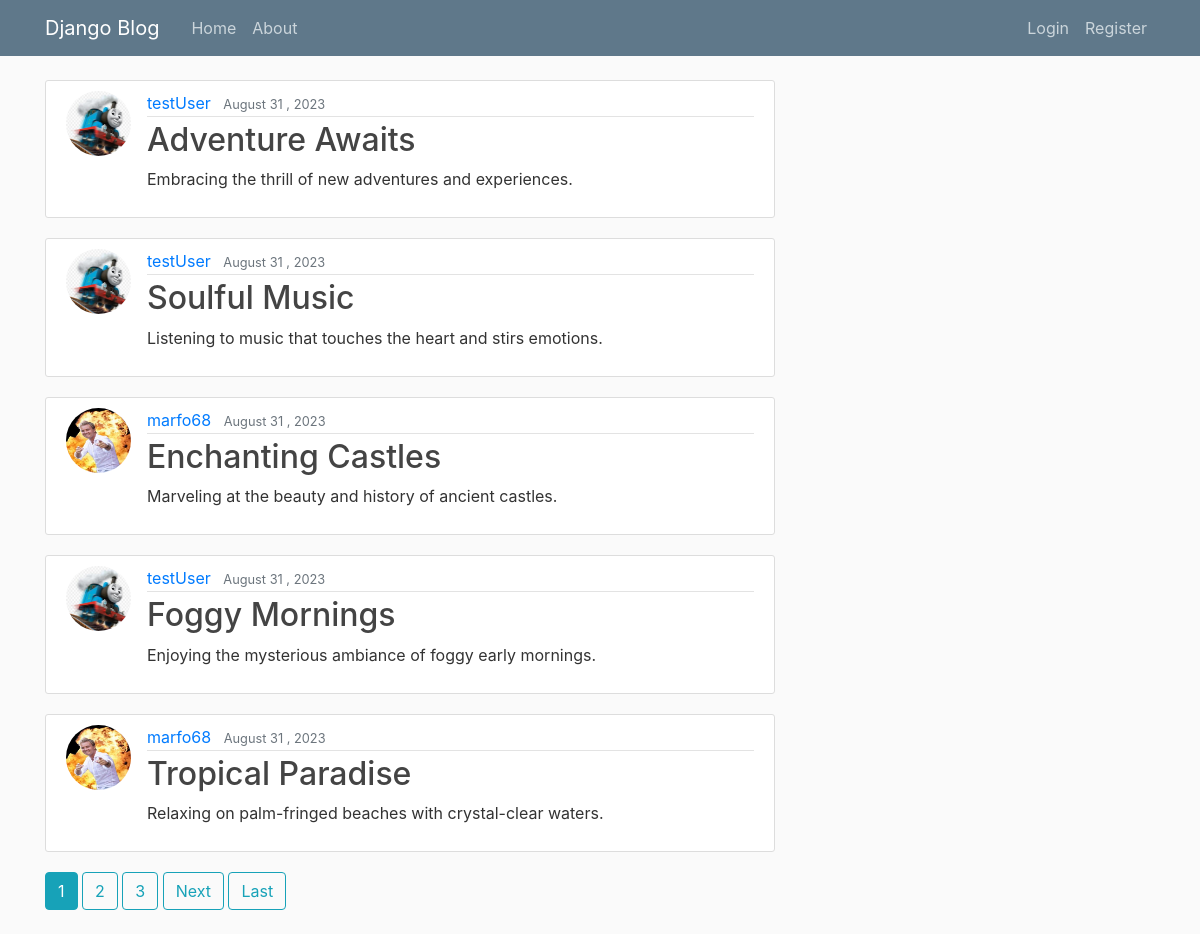
The page / on the database its author committed.
### blog/models.py (models this page shows, shortened)
class Post(models.Model):
    title = models.CharField(max_length=100)
    content = models.TextField()
    date_posted = models.DateTimeField(default=timezone.now)
    author = models.ForeignKey(User, on_delete=models.CASCADE)

### users/models.py (models this page shows, shortened)
class Profile(models.Model):
    user = models.OneToOneField(User, on_delete=models.CASCADE)
    image = models.ImageField(default='default.jpg', upload_to='profile_pics')

### blog/views.py (the view)
# urls.py: path('', PostListView.as_view(), name='blog-home'),
class PostListView(ListView):
    model = Post
    template_name = 'blog/home.html'  # <app>/<model>_<viewtype>.html
    context_object_name = 'posts'
    ordering = ['-date_posted']
    paginate_by = 5

### blog/templates/blog/home.html (shortened to what this page needs)
{% extends "blog/base.html" %}
{% block content %}
{% for post in posts %}
<article class="media content-section">
    <img class ="rounded-circle article-img" src="{{ post.author.profile.image.url }}">
    <div class="media-body">
        <div class="article-metadata">
            <a class="mr-2" href="#">{{ post.author }}</a>
            <small class="text-muted">{{ post.date_posted|date:"F d , Y" }}</small>
        </div>
        <h2><a class="article-title" href="{% url 'post-detail' post.id %}">{{ post.title }}</a></h2>
        <p class="article-content">{{ post.content }}</p>
    </div>
</article>
{% endfor %}
{% if is_paginated %}
      {% for num in page_obj.paginator.page_range %}
        {% if page_obj.number == num %}
          <a class="btn btn-info mb-4" href="?page={{ num }}">{{ num }}</a>
        {% elif num > page_obj.number|add:'-3' and num < page_obj.number|add:'3' %}
          <a class="btn btn-outline-info mb-4" href="?page={{ num }}">{{ num }}</a>
        {% endif %}
      {% endfor %}
      {% if page_obj.has_next %}
        <a class="btn btn-outline-info mb-4" href="?page={{ page_obj.next_page_number }}">Next</a>
        <a class="btn btn-outline-info mb-4" href="?page={{ page_obj.paginator.num_pages }}">Last</a>
      {% endif %}
    {% endif %}
{% endblock content %}

### blog/static/blog/main.css (style rules this page uses)
body { background: #fafafa; color: #333333; margin-top: 5rem; }
h1, h2, h3, h4, h5, h6 { color: #444444; }
.content-section { background: #ffffff; padding: 10px 20px; border: 1px solid #dddddd; border-radius: 3px; margin-bottom: 20px; }
.article-title { color: #444444; }
.article-content { white-space: pre-line; }
.article-img { height: 65px; width: 65px; margin-right: 16px; }
.article-metadata { padding-bottom: 1px; margin-bottom: 4px; border-bottom: 1px solid #e3e3e3 }

### rows shown on the page
Post: author.profile.image (picture), author "testUser", date_posted "August 31 , 2023", title "Adventure Awaits", content "Embracing the thrill of new adventures and experiences."
Post: author.profile.image (picture), author "testUser", date_posted "August 31 , 2023", title "Soulful Music", content "Listening to music that touches the heart and stirs emotions."
Post: author.profile.image (picture), author "marfo68", date_posted "August 31 , 2023", title "Enchanting Castles", content "Marveling at the beauty and history of ancient castles."
Post: author.profile.image (picture), author "testUser", date_posted "August 31 , 2023", title "Foggy Mornings", content "Enjoying the mysterious ambiance of foggy early mornings."
Post: author.profile.image (picture), author "marfo68", date_posted "August 31 , 2023", title "Tropical Paradise", content "Relaxing on palm-fringed beaches with crystal-clear waters."

### other values the page prints
{{ num }} "1"
{{ num }} "2" "3"
